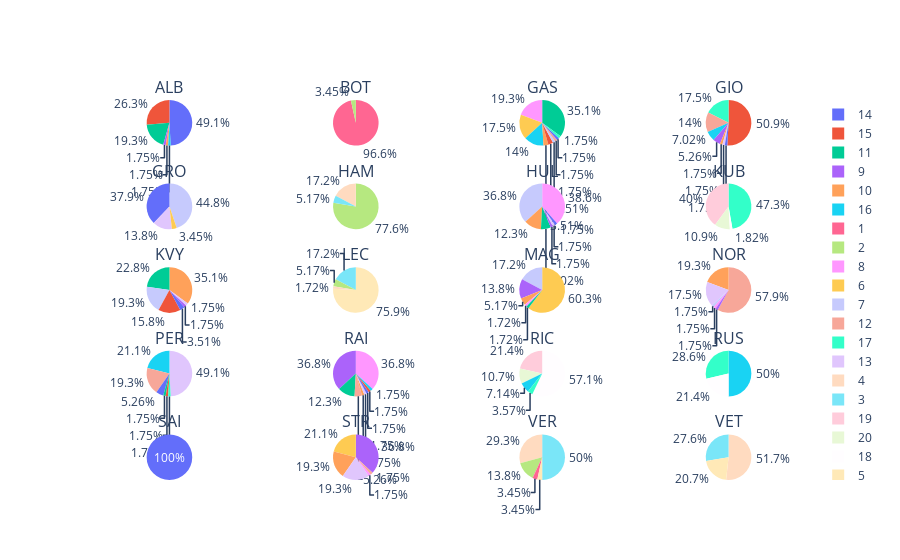

The code cell stored with this chart in its notebook:
### Code cell
r = 5
c = 4

specs = [[{"type": "domain"}]*c]*r
drivers = list(race_positions.keys())
fig = make_subplots(rows=r, cols=c, specs=specs, subplot_titles=drivers)
for i, driver in enumerate(race_positions.keys()):
    data = race_positions[driver]
    row, col = get_indexes(i, r, c)
    fig.add_trace(go.Pie(labels=data[0], values=data[1], name=driver), row=row, col=col)
#     fig.update_yaxes(title=driver, row=row, col=col)
    
fig.show()

### Figure 1 — Plotly figure (JSON) as saved in the notebook; plotly's stock layout.template omitted (floating-point values rounded to 4 significant figures)
{"data": [{"domain": {"x": [0, 0.2125], "y": [0.88, 1]}, "labels": [9, 10, 11, 14, 15, 16], "name": "ALB", "type": "pie", "values": [1, 1, 11, 28, 15, 1]}, {"domain": {"x": [0.2625, 0.475], "y": [0.88, 1]}, "labels": [1, 2], "name": "BOT", "type": "pie", "values": [56, 2]}, {"domain": {"x": [0.525, 0.7375], "y": [0.88, 1]}, "labels": [6, 7, 8, 10, 11, 12, 14, 15, 16, 17], "name": "GAS", "type": "pie", "values": [10, 1, 11, 2, 20, 1, 1, 2, 8, 1]}, {"domain": {"x": [0.7875, 1], "y": [0.88, 1]}, "labels": [9, 10, 12, 13, 14, 15, 16, 17], "name": "GIO", "type": "pie", "values": [3, 1, 8, 1, 1, 29, 4, 10]}, {"domain": {"x": [0, 0.2125], "y": [0.66, 0.78]}, "labels": [6, 7, 13, 14], "name": "GRO", "type": "pie", "values": [1, 13, 4, 11]}, {"domain": {"x": [0.2625, 0.475], "y": [0.66, 0.78]}, "labels": [2, 3, 4], "name": "HAM", "type": "pie", "values": [45, 3, 10]}, {"domain": {"x": [0.525, 0.7375], "y": [0.66, 0.78]}, "labels": [7, 8, 9, 10, 11, 13, 14], "name": "HUL", "type": "pie", "values": [21, 22, 1, 7, 4, 1, 1]}, {"domain": {"x": [0.7875, 1], "y": [0.66, 0.78]}, "labels": [17, 18, 19, 20], "name": "KUB", "type": "pie", "values": [26, 1, 22, 6]}, {"domain": {"x": [0, 0.2125], "y": [0.44, 0.56]}, "labels": [7, 9, 10, 11, 13, 14, 15], "name": "KVY", "type": "pie", "values": [11, 1, 20, 13, 1, 2, 9]}, {"domain": {"x": [0.2625, 0.475], "y": [0.44, 0.56]}, "labels": [2, 3, 4, 5], "name": "LEC", "type": "pie", "values": [3, 10, 1, 44]}, {"domain": {"x": [0.525, 0.7375], "y": [0.44, 0.56]}, "labels": [6, 7, 8, 9, 10, 11], "name": "MAG", "type": "pie", "values": [35, 10, 1, 8, 3, 1]}, {"domain": {"x": [0.7875, 1], "y": [0.44, 0.56]}, "labels": [7, 8, 9, 10, 12, 13], "name": "NOR", "type": "pie", "values": [1, 1, 1, 11, 33, 10]}, {"domain": {"x": [0, 0.2125], "y": [0.22, 0.34]}, "labels": [11, 12, 13, 14, 15, 16, 17], "name": "PER", "type": "pie", "values": [1, 11, 28, 3, 1, 12, 1]}, {"domain": {"x": [0.2625, 0.475], "y": [0.22, 0.34]}, "labels": [8, 9, 10, 11, 12, 13, 14, 15, 16], "name": "RAI", "type": "pie", "values": [21, 21, 1, 7, 3, 1, 1, 1, 1]}, {"domain": {"x": [0.525, 0.7375], "y": [0.22, 0.34]}, "labels": [16, 17, 18, 19, 20], "name": "RIC", "type": "pie", "values": [2, 1, 16, 6, 3]}, {"domain": {"x": [0.7875, 1], "y": [0.22, 0.34]}, "labels": [16, 17, 18], "name": "RUS", "type": "pie", "values": [28, 16, 12]}, {"domain": {"x": [0, 0.2125], "y": [0, 0.12]}, "labels": [14], "name": "SAI", "type": "pie", "values": [9]}, {"domain": {"x": [0.2625, 0.475], "y": [0, 0.12]}, "labels": [6, 8, 9, 10, 12, 13], "name": "STR", "type": "pie", "values": [12, 1, 21, 11, 1, 11]}, {"domain": {"x": [0.525, 0.7375], "y": [0, 0.12]}, "labels": [1, 2, 3, 4, 5], "name": "VER", "type": "pie", "values": [2, 8, 29, 17, 2]}, {"domain": {"x": [0.7875, 1], "y": [0, 0.12]}, "labels": [3, 4, 5], "name": "VET", "type": "pie", "values": [16, 30, 12]}], "layout": {"annotations": [{"font": {"size": 16}, "showarrow": false, "text": "ALB", "x": 0.1062, "xanchor": "center", "xref": "paper", "y": 1, "yanchor": "bottom", "yref": "paper"}, {"font": {"size": 16}, "showarrow": false, "text": "BOT", "x": 0.3688, "xanchor": "center", "xref": "paper", "y": 1, "yanchor": "bottom", "yref": "paper"}, {"font": {"size": 16}, "showarrow": false, "text": "GAS", "x": 0.6313, "xanchor": "center", "xref": "paper", "y": 1, "yanchor": "bottom", "yref": "paper"}, {"font": {"size": 16}, "showarrow": false, "text": "GIO", "x": 0.8938, "xanchor": "center", "xref": "paper", "y": 1, "yanchor": "bottom", "yref": "paper"}, {"font": {"size": 16}, "showarrow": false, "text": "GRO", "x": 0.1062, "xanchor": "center", "xref": "paper", "y": 0.78, "yanchor": "bottom", "yref": "paper"}, {"font": {"size": 16}, "showarrow": false, "text": "HAM", "x": 0.3688, "xanchor": "center", "xref": "paper", "y": 0.78, "yanchor": "bottom", "yref": "paper"}, {"font": {"size": 16}, "showarrow": false, "text": "HUL", "x": 0.6313, "xanchor": "center", "xref": "paper", "y": 0.78, "yanchor": "bottom", "yref": "paper"}, {"font": {"size": 16}, "showarrow": false, "text": "KUB", "x": 0.8938, "xanchor": "center", "xref": "paper", "y": 0.78, "yanchor": "bottom", "yref": "paper"}, {"font": {"size": 16}, "showarrow": false, "text": "KVY", "x": 0.1062, "xanchor": "center", "xref": "paper", "y": 0.56, "yanchor": "bottom", "yref": "paper"}, {"font": {"size": 16}, "showarrow": false, "text": "LEC", "x": 0.3688, "xanchor": "center", "xref": "paper", "y": 0.56, "yanchor": "bottom", "yref": "paper"}, {"font": {"size": 16}, "showarrow": false, "text": "MAG", "x": 0.6313, "xanchor": "center", "xref": "paper", "y": 0.56, "yanchor": "bottom", "yref": "paper"}, {"font": {"size": 16}, "showarrow": false, "text": "NOR", "x": 0.8938, "xanchor": "center", "xref": "paper", "y": 0.56, "yanchor": "bottom", "yref": "paper"}, {"font": {"size": 16}, "showarrow": false, "text": "PER", "x": 0.1062, "xanchor": "center", "xref": "paper", "y": 0.34, "yanchor": "bottom", "yref": "paper"}, {"font": {"size": 16}, "showarrow": false, "text": "RAI", "x": 0.3688, "xanchor": "center", "xref": "paper", "y": 0.34, "yanchor": "bottom", "yref": "paper"}, {"font": {"size": 16}, "showarrow": false, "text": "RIC", "x": 0.6313, "xanchor": "center", "xref": "paper", "y": 0.34, "yanchor": "bottom", "yref": "paper"}, {"font": {"size": 16}, "showarrow": false, "text": "RUS", "x": 0.8938, "xanchor": "center", "xref": "paper", "y": 0.34, "yanchor": "bottom", "yref": "paper"}, {"font": {"size": 16}, "showarrow": false, "text": "SAI", "x": 0.1062, "xanchor": "center", "xref": "paper", "y": 0.12, "yanchor": "bottom", "yref": "paper"}, {"font": {"size": 16}, "showarrow": false, "text": "STR", "x": 0.3688, "xanchor": "center", "xref": "paper", "y": 0.12, "yanchor": "bottom", "yref": "paper"}, {"font": {"size": 16}, "showarrow": false, "text": "VER", "x": 0.6313, "xanchor": "center", "xref": "paper", "y": 0.12, "yanchor": "bottom", "yref": "paper"}, {"font": {"size": 16}, "showarrow": false, "text": "VET", "x": 0.8938, "xanchor": "center", "xref": "paper", "y": 0.12, "yanchor": "bottom", "yref": "paper"}]}}
